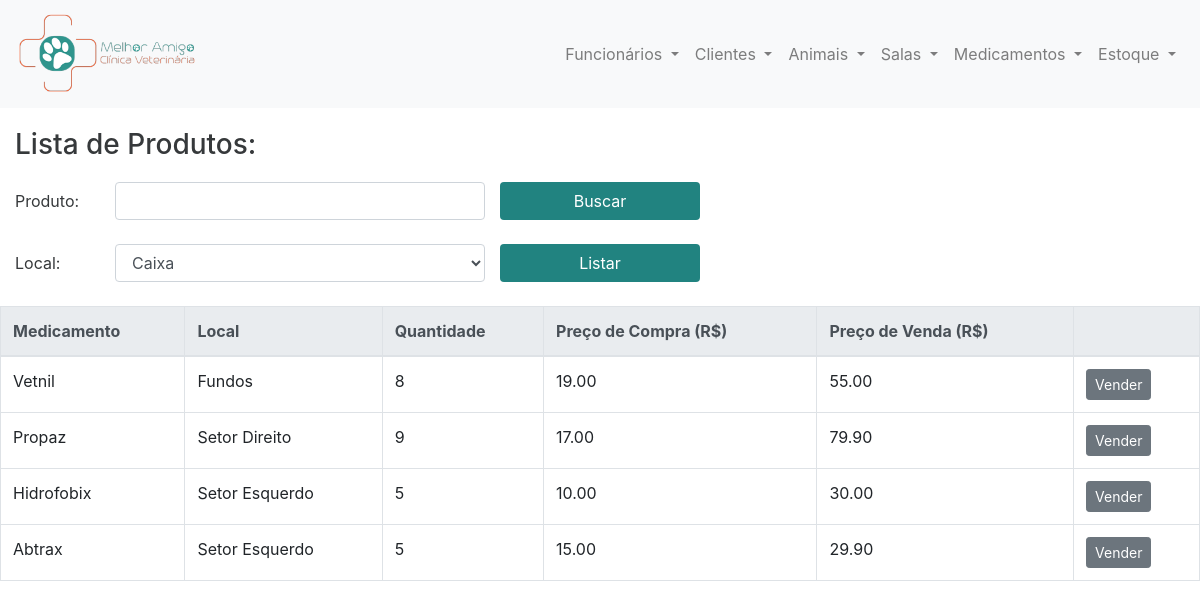
/estoque/index.php?action=lista, run on the app's committed database.
### tables this page shows
CREATE TABLE `estoque` (
  `id_estoque` int(11) NOT NULL,
  `id_medicamento` int(11) NOT NULL,
  `local` varchar(50) NOT NULL,
  `quant` int(11) NOT NULL,
  `precoC` float(11,2) NOT NULL
);

CREATE TABLE `medicamentos` (
  `id_medicamento` int(11) NOT NULL,
  `nome` varchar(20) NOT NULL,
  `tipo` varchar(20) NOT NULL,
  `comp` varchar(50) NOT NULL,
  `lab` varchar(20) NOT NULL,
  `preco` float(11,2) NOT NULL
);

### model/estoque_db.php (called while the page is built, shortened)
<?php
require('../model/database.php');
function lista_estoque(){
    global $db;
    $query = 'SELECT * FROM estoque'
        . ' ORDER BY local';
    $statement = $db->prepare($query);
    $statement->execute();
    return $statement;
}

### model/medicamento_db.php (called while the page is built, shortened)
<?php
require('../model/database.php');
function get_medicamento_by_id($id){
    global $db;
    $query = 'SELECT * FROM medicamentos'
        . ' WHERE id_medicamento = :id';
    $statement = $db->prepare($query);
    $statement->bindValue(':id', $id);
    $statement->execute();
    $statement = $statement->fetch();
    return $statement;
}

### estoque/lista_estoque.php (the view, shortened to what this page needs)
<?php include '../view/header.php'; ?>
<main>
    <div class="tituloPaginaEntidade col-md-5 col-sm-6">
        <h1 class="h3">Lista de Produtos:</h1>
    </div>
    <form class="container-fluid" action="." method="post">
        <div class="form-group row">
            <label for="campoBuscaPorNomeEstoque" class="col-md-1 col-form-label">Produto:</label>
            <div class="col-md-4 col-sm-6">
                <input type="text" name="nome" class="form-control mb-2" id="campoBuscaPorNomeEstoque">
            </div>
            <button type="submit" class="btn col-md-2 mb-2"
                    style="background-color: #218380; color: white">Buscar</button>
        </div>
    </form>
    <form class="container-fluid" action="." method="post">
        <div class="form-group row">
            <label for="campoBuscaPorLocalEstoque" class="col-form-label col-md-1">Local:</label>
            <div class="col-md-4 col-sm-6">
                <select name="local" class="form-control mb-2" id="campoBuscaPorLocalEstoque">
                    <option>
                        Caixa
                    </option>
                </select>
            </div>
            <button type="submit" class="btn col-md-2 mb-2"
                    style="background-color: #218380; color: white">Listar</button>
        </div>
    </form>
    <table class="table table-bordered">
        <thead class="thead-light">
            <tr>
                <th scope="col">Medicamento</th>
                <th scope="col">Local</th>
                <th scope="col">Quantidade</th>
                <th scope="col">Preço de Compra (R$)</th>
                <th scope="col">Preço de Venda (R$)</th>
                <th scope="col">&nbsp;</th>
            </tr>
        </thead>
        <tbody>
            <?php foreach ($lista as $prod) : ?>
                <tr>
                    <td><?php $med = get_medicamento_by_id($prod['id_medicamento']);
                              echo $med['nome']?></td>
                    <td><?php echo $prod['local']; ?></td>
                    <td><?php echo $prod['quant']; ?></td>
                    <td><?php echo $prod['precoC']; ?></td>
                    <td><?php echo $med['preco']; ?></td>
                    <td>
                        <form action="." method="post">
                            <input type="submit" class="btn btn-secondary btn-sm" value="Vender">
                        </form>
                    </td>
                </tr>
            <?php endforeach; ?>
        </tbody>
    </table>
</main>
<?php include '../view/footer.php'; ?>

### novocss.css (style rules this page uses)
body, html { height: 100%; }
.tituloPaginaEntidade { color: #36393B; margin-bottom: 20px; margin-top: 20px; }
.col-form-label { color: #36393B; }

### data on the page
estoque: id_medicamento.nome "Vetnil", local "Fundos", quant "8", precoC "19.00", id_medicamento.preco "55.00"
estoque: id_medicamento.nome "Propaz", local "Setor Direito", quant "9", precoC "17.00", id_medicamento.preco "79.90"
estoque: id_medicamento.nome "Hidrofobix", local "Setor Esquerdo", quant "5", precoC "10.00", id_medicamento.preco "30.00"
estoque: id_medicamento.nome "Abtrax", local "Setor Esquerdo", quant "5", precoC "15.00", id_medicamento.preco "29.90"
